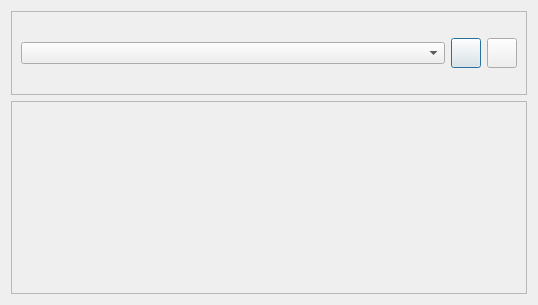
<?xml version="1.0" encoding="UTF-8"?>
<ui version="4.0">
 <class>DatasourceManagementWidget</class>
 <widget class="QDialog" name="DatasourceManagementWidget">
  <property name="geometry">
   <rect>
    <x>0</x>
    <y>0</y>
    <width>538</width>
    <height>305</height>
   </rect>
  </property>
  <property name="windowTitle">
   <string>Dialog</string>
  </property>
  <layout class="QGridLayout" name="gridLayout_3">
   <item row="1" column="0">
    <widget class="QScrollArea" name="scrollArea">
     <property name="sizePolicy">
      <sizepolicy hsizetype="MinimumExpanding" vsizetype="Expanding">
       <horstretch>0</horstretch>
       <verstretch>0</verstretch>
      </sizepolicy>
     </property>
     <property name="widgetResizable">
      <bool>true</bool>
     </property>
     <widget class="QWidget" name="scrollAreaWidget">
      <property name="geometry">
       <rect>
        <x>0</x>
        <y>0</y>
        <width>522</width>
        <height>199</height>
       </rect>
      </property>
      <layout class="QGridLayout" name="gridLayout_2">
       <item row="0" column="0">
        <layout class="QVBoxLayout" name="datasourceLayout"/>
       </item>
       <item row="1" column="0">
        <spacer name="verticalSpacer">
         <property name="orientation">
          <enum>Qt::Vertical</enum>
         </property>
         <property name="sizeHint" stdset="0">
          <size>
           <width>20</width>
           <height>93</height>
          </size>
         </property>
        </spacer>
       </item>
      </layout>
     </widget>
    </widget>
   </item>
   <item row="0" column="0">
    <widget class="QScrollArea" name="scrollArea_2">
     <property name="maximumSize">
      <size>
       <width>16777215</width>
       <height>84</height>
      </size>
     </property>
     <property name="widgetResizable">
      <bool>true</bool>
     </property>
     <widget class="QWidget" name="scrollAreaWidgetContents">
      <property name="geometry">
       <rect>
        <x>0</x>
        <y>0</y>
        <width>522</width>
        <height>80</height>
       </rect>
      </property>
      <layout class="QGridLayout" name="gridLayout">
       <item row="0" column="0">
        <widget class="QComboBox" name="datasourceComboBox"/>
       </item>
       <item row="0" column="1">
        <widget class="QPushButton" name="addSourcePushButton">
         <property name="minimumSize">
          <size>
           <width>30</width>
           <height>30</height>
          </size>
         </property>
         <property name="maximumSize">
          <size>
           <width>30</width>
           <height>30</height>
          </size>
         </property>
         <property name="text">
          <string/>
         </property>
         <property name="icon">
          <iconset resource="../../../resources.qrc">
           <normaloff>:/plugins/DsgTools/icons/add_database.png</normaloff>:/plugins/DsgTools/icons/add_database.png</iconset>
         </property>
        </widget>
       </item>
       <item row="0" column="2">
        <widget class="QPushButton" name="addMultiSourcePushButton">
         <property name="minimumSize">
          <size>
           <width>30</width>
           <height>30</height>
          </size>
         </property>
         <property name="maximumSize">
          <size>
           <width>30</width>
           <height>30</height>
          </size>
         </property>
         <property name="text">
          <string/>
         </property>
         <property name="icon">
          <iconset resource="../../../resources.qrc">
           <normaloff>:/plugins/DsgTools/icons/add_databases.png</normaloff>:/plugins/DsgTools/icons/add_databases.png</iconset>
         </property>
         <property name="iconSize">
          <size>
           <width>24</width>
           <height>24</height>
          </size>
         </property>
        </widget>
       </item>
      </layout>
     </widget>
    </widget>
   </item>
  </layout>
 </widget>
 <resources>
  <include location="../../../resources.qrc"/>
 </resources>
 <connections/>
</ui>
